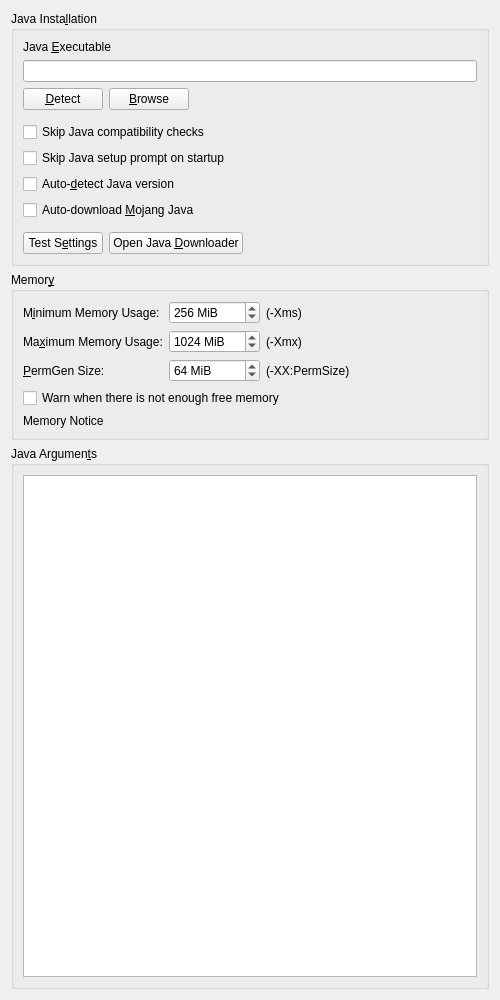
<?xml version="1.0" encoding="UTF-8"?>
<ui version="4.0">
 <class>JavaSettingsWidget</class>
 <widget class="QWidget" name="JavaSettingsWidget">
  <property name="geometry">
   <rect>
    <x>0</x>
    <y>0</y>
    <width>500</width>
    <height>1000</height>
   </rect>
  </property>
  <property name="windowTitle">
   <string>Form</string>
  </property>
  <layout class="QVBoxLayout" name="verticalLayout" stretch="0,0,1">
   <item>
    <widget class="QGroupBox" name="javaInstallationGroupBox">
     <property name="enabled">
      <bool>true</bool>
     </property>
     <property name="title">
      <string>Java Insta&amp;llation</string>
     </property>
     <property name="checkable">
      <bool>false</bool>
     </property>
     <property name="checked">
      <bool>false</bool>
     </property>
     <layout class="QGridLayout" name="gridLayout_2">
      <item row="7" column="0">
       <widget class="QCheckBox" name="autodetectJavaCheckBox">
        <property name="text">
         <string>Auto-&amp;detect Java version</string>
        </property>
       </widget>
      </item>
      <item row="2" column="0">
       <layout class="QHBoxLayout" name="horizontalLayout">
        <item>
         <widget class="QPushButton" name="javaDetectBtn">
          <property name="text">
           <string>&amp;Detect</string>
          </property>
         </widget>
        </item>
        <item>
         <widget class="QPushButton" name="javaBrowseBtn">
          <property name="text">
           <string>&amp;Browse</string>
          </property>
         </widget>
        </item>
        <item>
         <spacer name="horizontalSpacer">
          <property name="orientation">
           <enum>Qt::Orientation::Horizontal</enum>
          </property>
          <property name="sizeHint" stdset="0">
           <size>
            <width>40</width>
            <height>20</height>
           </size>
          </property>
         </spacer>
        </item>
       </layout>
      </item>
      <item row="10" column="0">
       <layout class="QHBoxLayout" name="horizontalLayout_4">
        <item>
         <widget class="QPushButton" name="javaTestBtn">
          <property name="text">
           <string>Test S&amp;ettings</string>
          </property>
         </widget>
        </item>
        <item>
         <widget class="QPushButton" name="javaDownloadBtn">
          <property name="text">
           <string>Open Java &amp;Downloader</string>
          </property>
         </widget>
        </item>
        <item>
         <spacer name="horizontalSpacer_7">
          <property name="orientation">
           <enum>Qt::Orientation::Horizontal</enum>
          </property>
          <property name="sizeHint" stdset="0">
           <size>
            <width>0</width>
            <height>0</height>
           </size>
          </property>
         </spacer>
        </item>
       </layout>
      </item>
      <item row="9" column="0">
       <spacer name="verticalSpacer_4">
        <property name="orientation">
         <enum>Qt::Orientation::Vertical</enum>
        </property>
        <property name="sizeType">
         <enum>QSizePolicy::Policy::Fixed</enum>
        </property>
        <property name="sizeHint" stdset="0">
         <size>
          <width>0</width>
          <height>6</height>
         </size>
        </property>
       </spacer>
      </item>
      <item row="8" column="0">
       <widget class="QCheckBox" name="autodownloadJavaCheckBox">
        <property name="toolTip">
         <string>Automatically downloads and selects the Java build recommended by Mojang.</string>
        </property>
        <property name="text">
         <string>Auto-download &amp;Mojang Java</string>
        </property>
       </widget>
      </item>
      <item row="4" column="0">
       <widget class="QCheckBox" name="skipCompatibilityCheckBox">
        <property name="toolTip">
         <string>If enabled, the launcher will not check if an instance is compatible with the selected Java version.</string>
        </property>
        <property name="text">
         <string>Skip Java compatibility checks</string>
        </property>
       </widget>
      </item>
      <item row="1" column="0">
       <widget class="QLineEdit" name="javaPathTextBox"/>
      </item>
      <item row="0" column="0">
       <widget class="QLabel" name="label_4">
        <property name="text">
         <string>Java &amp;Executable</string>
        </property>
        <property name="buddy">
         <cstring>javaPathTextBox</cstring>
        </property>
       </widget>
      </item>
      <item row="5" column="0">
       <widget class="QCheckBox" name="skipWizardCheckBox">
        <property name="toolTip">
         <string>If enabled, the launcher won't prompt you to choose a Java version if one is not found on startup.</string>
        </property>
        <property name="text">
         <string>Skip Java setup prompt on startup</string>
        </property>
       </widget>
      </item>
      <item row="3" column="0">
       <spacer name="verticalSpacer_5">
        <property name="orientation">
         <enum>Qt::Orientation::Vertical</enum>
        </property>
        <property name="sizeType">
         <enum>QSizePolicy::Policy::Fixed</enum>
        </property>
        <property name="sizeHint" stdset="0">
         <size>
          <width>0</width>
          <height>6</height>
         </size>
        </property>
       </spacer>
      </item>
     </layout>
    </widget>
   </item>
   <item>
    <widget class="QGroupBox" name="memoryGroupBox">
     <property name="enabled">
      <bool>true</bool>
     </property>
     <property name="title">
      <string>Memor&amp;y</string>
     </property>
     <property name="checkable">
      <bool>false</bool>
     </property>
     <property name="checked">
      <bool>false</bool>
     </property>
     <layout class="QVBoxLayout" name="verticalLayout_2">
      <item>
       <layout class="QFormLayout" name="formLayout">
        <property name="labelAlignment">
         <set>Qt::AlignmentFlag::AlignLeading|Qt::AlignmentFlag::AlignLeft|Qt::AlignmentFlag::AlignVCenter</set>
        </property>
        <item row="0" column="0">
         <widget class="QLabel" name="labelMinMem">
          <property name="text">
           <string>M&amp;inimum Memory Usage:</string>
          </property>
          <property name="buddy">
           <cstring>minMemSpinBox</cstring>
          </property>
         </widget>
        </item>
        <item row="0" column="1">
         <layout class="QHBoxLayout" name="horizontalLayout_3">
          <item>
           <widget class="QSpinBox" name="minMemSpinBox">
            <property name="sizePolicy">
             <sizepolicy hsizetype="Maximum" vsizetype="Fixed">
              <horstretch>0</horstretch>
              <verstretch>0</verstretch>
             </sizepolicy>
            </property>
            <property name="toolTip">
             <string>The amount of memory Minecraft is started with.</string>
            </property>
            <property name="suffix">
             <string notr="true"> MiB</string>
            </property>
            <property name="minimum">
             <number>8</number>
            </property>
            <property name="maximum">
             <number>1048576</number>
            </property>
            <property name="singleStep">
             <number>128</number>
            </property>
            <property name="value">
             <number>256</number>
            </property>
           </widget>
          </item>
          <item>
           <widget class="QLabel" name="label">
            <property name="text">
             <string>(-Xms)</string>
            </property>
           </widget>
          </item>
         </layout>
        </item>
        <item row="1" column="0">
         <widget class="QLabel" name="labelMaxMem">
          <property name="text">
           <string>Ma&amp;ximum Memory Usage:</string>
          </property>
          <property name="buddy">
           <cstring>maxMemSpinBox</cstring>
          </property>
         </widget>
        </item>
        <item row="1" column="1">
         <layout class="QHBoxLayout" name="horizontalLayout_5">
          <item>
           <widget class="QSpinBox" name="maxMemSpinBox">
            <property name="sizePolicy">
             <sizepolicy hsizetype="Maximum" vsizetype="Fixed">
              <horstretch>0</horstretch>
              <verstretch>0</verstretch>
             </sizepolicy>
            </property>
            <property name="toolTip">
             <string>The maximum amount of memory Minecraft is allowed to use.</string>
            </property>
            <property name="suffix">
             <string notr="true"> MiB</string>
            </property>
            <property name="minimum">
             <number>8</number>
            </property>
            <property name="maximum">
             <number>1048576</number>
            </property>
            <property name="singleStep">
             <number>128</number>
            </property>
            <property name="value">
             <number>1024</number>
            </property>
           </widget>
          </item>
          <item>
           <widget class="QLabel" name="label_2">
            <property name="text">
             <string>(-Xmx)</string>
            </property>
           </widget>
          </item>
         </layout>
        </item>
        <item row="2" column="0">
         <widget class="QLabel" name="label_11">
          <property name="text">
           <string>&amp;PermGen Size:</string>
          </property>
          <property name="buddy">
           <cstring>permGenSpinBox</cstring>
          </property>
         </widget>
        </item>
        <item row="2" column="1">
         <layout class="QHBoxLayout" name="horizontalLayout_6">
          <item>
           <widget class="QSpinBox" name="permGenSpinBox">
            <property name="sizePolicy">
             <sizepolicy hsizetype="Maximum" vsizetype="Fixed">
              <horstretch>0</horstretch>
              <verstretch>0</verstretch>
             </sizepolicy>
            </property>
            <property name="toolTip">
             <string>The amount of memory available to store loaded Java classes.</string>
            </property>
            <property name="suffix">
             <string notr="true"> MiB</string>
            </property>
            <property name="minimum">
             <number>4</number>
            </property>
            <property name="maximum">
             <number>1048576</number>
            </property>
            <property name="singleStep">
             <number>8</number>
            </property>
            <property name="value">
             <number>64</number>
            </property>
           </widget>
          </item>
          <item>
           <widget class="QLabel" name="label_3">
            <property name="text">
             <string>(-XX:PermSize)</string>
            </property>
           </widget>
          </item>
         </layout>
        </item>
       </layout>
      </item>
      <item>
       <widget class="QCheckBox" name="lowMemWarningCheckBox">
        <property name="text">
         <string>Warn when there is not enough free memory</string>
        </property>
       </widget>
      </item>
      <item>
       <widget class="QLabel" name="labelMaxMemNotice">
        <property name="text">
         <string>Memory Notice</string>
        </property>
       </widget>
      </item>
     </layout>
    </widget>
   </item>
   <item>
    <widget class="QGroupBox" name="javaArgumentsGroupBox">
     <property name="enabled">
      <bool>true</bool>
     </property>
     <property name="title">
      <string>Java Argumen&amp;ts</string>
     </property>
     <property name="checkable">
      <bool>false</bool>
     </property>
     <property name="checked">
      <bool>false</bool>
     </property>
     <layout class="QGridLayout" name="gridLayout_6">
      <item row="1" column="1">
       <widget class="QPlainTextEdit" name="jvmArgsTextBox"/>
      </item>
     </layout>
    </widget>
   </item>
  </layout>
 </widget>
 <tabstops>
  <tabstop>javaPathTextBox</tabstop>
  <tabstop>javaDetectBtn</tabstop>
  <tabstop>javaBrowseBtn</tabstop>
  <tabstop>skipCompatibilityCheckBox</tabstop>
  <tabstop>skipWizardCheckBox</tabstop>
  <tabstop>autodetectJavaCheckBox</tabstop>
  <tabstop>autodownloadJavaCheckBox</tabstop>
  <tabstop>javaTestBtn</tabstop>
  <tabstop>javaDownloadBtn</tabstop>
  <tabstop>minMemSpinBox</tabstop>
  <tabstop>maxMemSpinBox</tabstop>
  <tabstop>permGenSpinBox</tabstop>
  <tabstop>lowMemWarningCheckBox</tabstop>
  <tabstop>jvmArgsTextBox</tabstop>
 </tabstops>
 <resources/>
 <connections/>
</ui>
